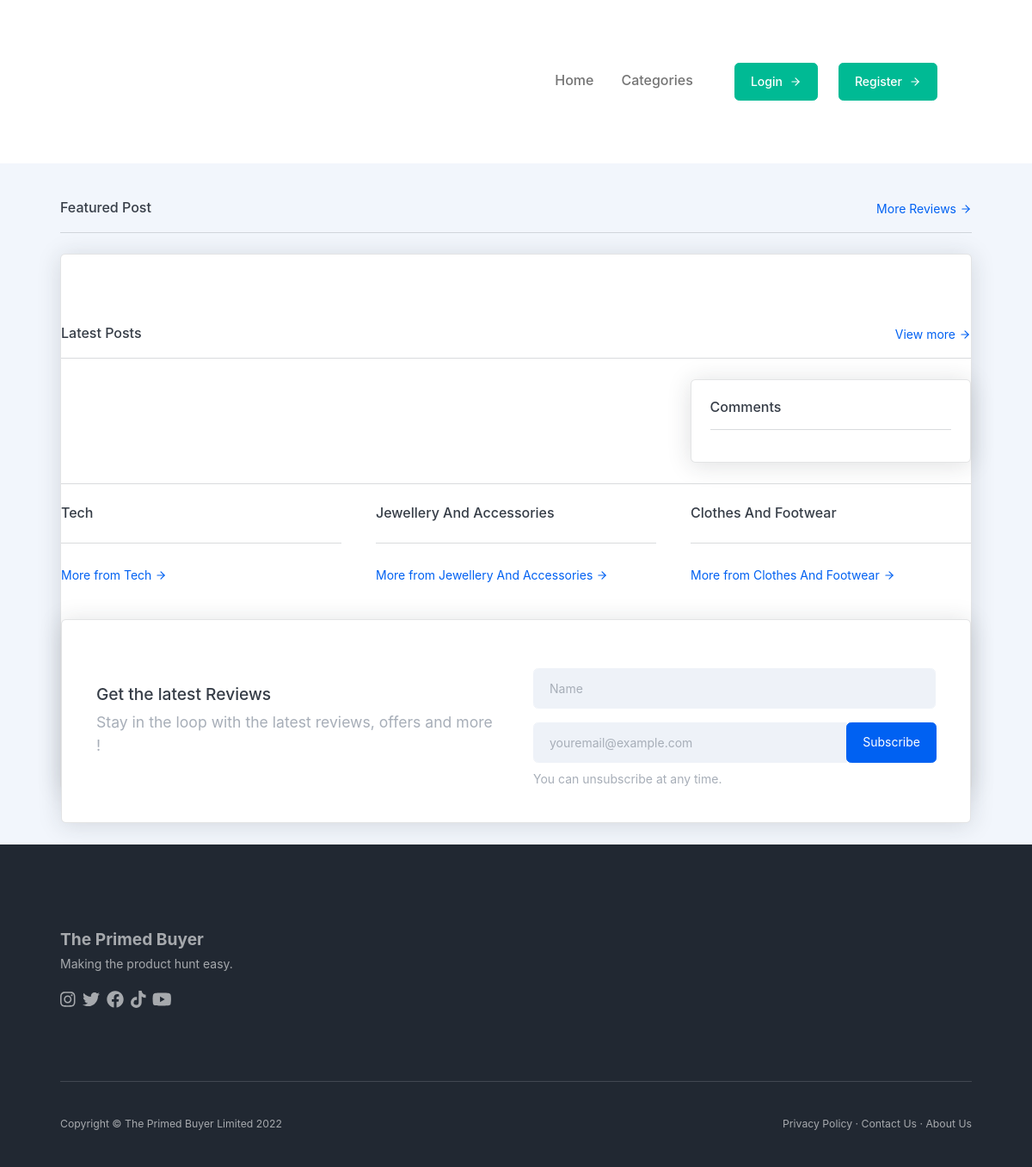
Before: / with the older database file.
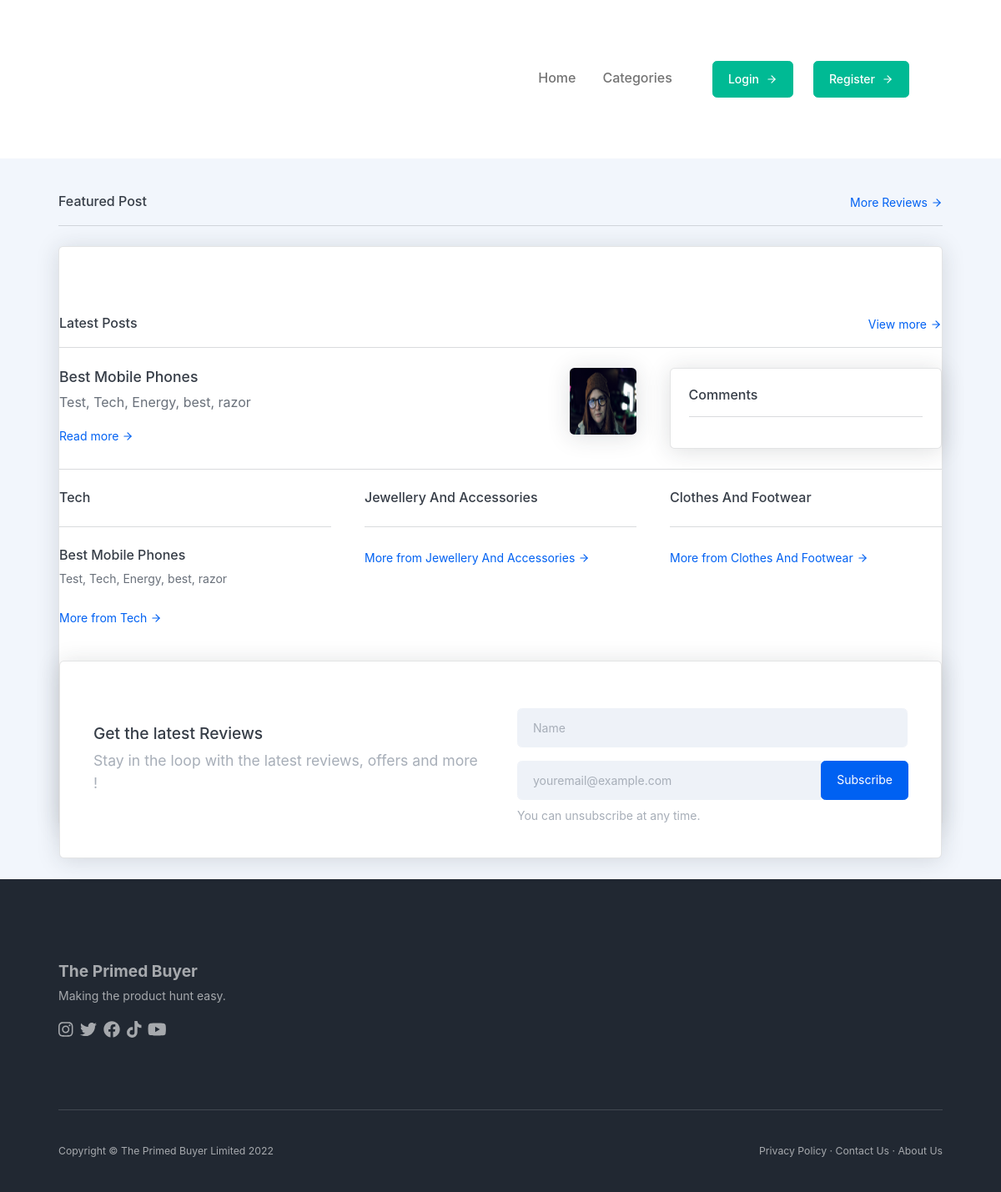
After: the same page with the newer database file.
### theblog/models.py (models this page shows, shortened)
class Category(models.Model):
    name = models.CharField(max_length=255)
    def __str__(self):
        return self.name

class Post(models.Model):
    title = models.CharField(max_length=255)
    title_tag = models.CharField(max_length=255, default='3oftheBest')
    header_image = models.ImageField("image", null=True)
    snippet_image = models.ImageField("image", null=True)
    author = models.ForeignKey(User, on_delete=models.CASCADE)
    body = models.TextField()
    post_date = models.DateField(auto_now_add=True)
    category = models.CharField(max_length=255, default='uncategorized')
    likes = models.ManyToManyField(User, related_name='blog_posts', blank=True)
    snippet = models.CharField(max_length=255)
    isFeatured = models.BooleanField(default=False)
    sub_category = models.CharField(max_length=255, default ='uncategorized')
    product = models.ManyToManyField(Product, blank=True)
    winning_product = models.ForeignKey(WinningProduct, null=True, blank=True, on_delete=models.CASCADE)
    min_read = models.CharField(max_length=20, default="", null=True)
    meta_keywords = models.CharField(max_length=255, default="", null=True)
    meta_description = models.TextField(default="", null=True)
    photo_credit = models.CharField(max_length=255, default="", null=True)
    winner_text = models.TextField(default="", null=True)
    class Meta:
        constraints = [
            UniqueConstraint(fields=['isFeatured'], condition=Q(isFeatured=True), name='isFeatured')
        ]

### theblog/views.py (the view)
# urls.py: path('', views.ListHomeView, name='home'),
def ListHomeView(request):
    posts = Post.objects.all().order_by('-id')
    cat_menu = Category.objects.all()
    sub_cats = SubCategory.objects.all()
    return render(request, 'home.html', {
            'posts':posts,
            'cat_menu': cat_menu,
            'sub_cats': sub_cats,
        })

### theblog/templates/home.html (shortened to what the changed rows need)
{% extends 'base.html' %}
{% load static %}
{% block content%}
<section class="bg-light py-5">
  <div class="container px-5">
    <div class="card mb-4">
    <div class="row gx-5">
      <div class="col-lg-7 col-xl-8">
        {% for post in posts|slice:":3" %}
        <div class="d-flex">
          <div class="flex-grow-1">
            <a class="text-dark" href="{% url 'post-details' post.pk %}">
              <h5 class="mt-0">
                {{post.title|title}}
              </h5>
            </a>
            <p>
              {{ post.snippet }}
            </p>
            <a class="text-arrow-icon small" href="{% url 'post-details' post.pk %}">
              Read more
              <i data-feather="arrow-right"></i>
            </a>
          </div>
          <div class="flex-shrink-0 ms-4">
            <img class="align-self-start rounded shadow media-img" src="{{ post.snippet_image.url }}" alt="blog post picture" />
          </div>
        </div>
        {% endfor %}
      </div>
    </div>
    <div class="row gx-5 mb-5">
      {% for cat in cat_menu|slice:":3" %}
      <div class="col-lg-4">
        <h6>{{cat|title}}</h6>
        <hr class="my-4" />
        {% for post in posts|slice:3 %}
          {% if post.category == cat.name %}
          <a class="text-dark mb-4" href="{% url 'post-details' post.pk %}">
            <h6>
              {{post.title|title}}
            </h6>
            <p class="text-gray-600 small mb-4">
              {{post.snippet}}
            </p>
          </a>
          {% endif %}
        {% endfor %}
        <a class="text-arrow-icon small" href="{% url 'category' cat|slugify %}">
          More from {{cat|title}}
          <i data-feather="arrow-right"></i>
        </a>
      </div>
      {% endfor %}
    </div>
    </div>
</section>
{% endblock %}

Changed rows visible on the page:
added Post: title "Best Mobile Phones", snippet "Test, Tech, Energy, best, razor", snippet_image (picture)
